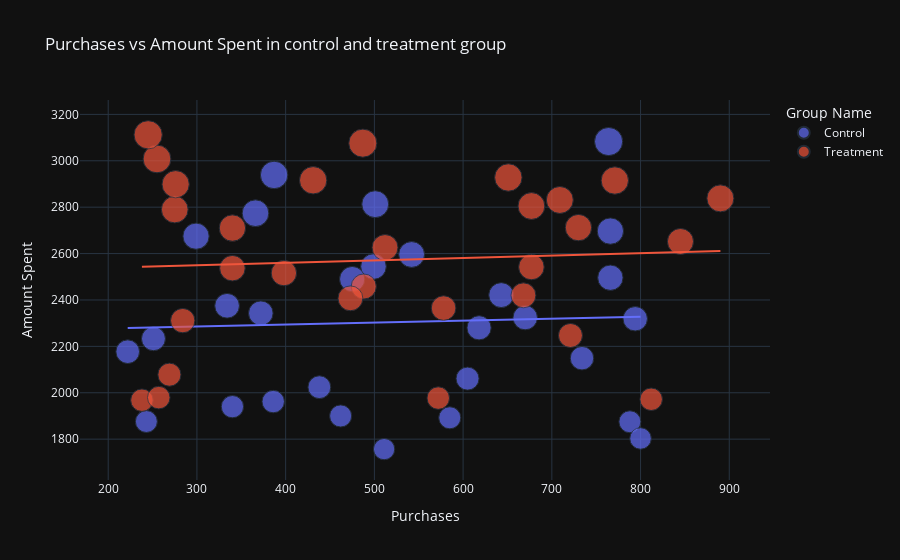

Notebook code for this chart:
### Code cell
fig = px.scatter(data_frame = Combined_dataframe, 
                    x="Purchases",
                    y="Amount Spent", 
                    size="Amount Spent", 
                    color= "Group Name", 
                    trendline="ols",
                    title="Purchases vs Amount Spent in control and treatment group")
fig.show()

### Figure 1 — Plotly figure (JSON) as saved in the notebook; plotly's stock layout.template omitted (floating-point values rounded to 4 significant figures)
{"data": [{"hovertemplate": "Group Name=Control<br>Purchases=%{x}<br>Amount Spent=%{marker.size}<extra></extra>", "legendgroup": "Control", "marker": {"color": "#636efa", "size": [2280, 1757, 2343, 1940, 3083, 2544, 1900, 2813, 2149, 2490, 2319, 2697, 1875, 2774, 2024, 2177, 1876, 2596, 2675, 1803, 2939, 2496, 1892, 1962, 2233, 2061, 2421, 2375, 2324], "sizemode": "area", "sizeref": 7.78, "symbol": "circle"}, "mode": "markers", "name": "Control", "orientation": "v", "showlegend": true, "type": "scatter", "x": [618, 511, 372, 340, 764, 499, 462, 501, 734, 475, 794, 766, 788, 366, 438, 222, 243, 542, 299, 800, 387, 766, 585, 386, 251, 605, 643, 334, 670], "xaxis": "x", "y": [2280, 1757, 2343, 1940, 3083, 2544, 1900, 2813, 2149, 2490, 2319, 2697, 1875, 2774, 2024, 2177, 1876, 2596, 2675, 1803, 2939, 2496, 1892, 1962, 2233, 2061, 2421, 2375, 2324], "yaxis": "y"}, {"hovertemplate": "<b>OLS trendline</b><br>Amount Spent = 0.0844729 * Purchases + 2259.91<br>R<sup>2</sup>=0.001849<br><br>Group Name=Control<br>Purchases=%{x}<br>Amount Spent=%{y} <b>(trend)</b><extra></extra>", "legendgroup": "Control", "marker": {"color": "#636efa", "symbol": "circle"}, "mode": "lines", "name": "Control", "showlegend": false, "type": "scatter", "x": [222, 243, 251, 299, 334, 340, 366, 372, 386, 387, 438, 462, 475, 499, 501, 511, 542, 585, 605, 618, 643, 670, 734, 764, 766, 766, 788, 794, 800], "xaxis": "x", "y": [2279.0, 2280.0, 2281.0, 2285.0, 2288.0, 2289.0, 2291.0, 2291.0, 2293.0, 2293.0, 2297.0, 2299.0, 2300.0, 2302.0, 2302.0, 2303.0, 2306.0, 2309.0, 2311.0, 2312.0, 2314.0, 2317.0, 2322.0, 2324.0, 2325.0, 2325.0, 2326.0, 2327.0, 2327.0], "yaxis": "y"}, {"hovertemplate": "Group Name=Treatment<br>Purchases=%{x}<br>Amount Spent=%{marker.size}<extra></extra>", "legendgroup": "Treatment", "marker": {"color": "#EF553B", "size": [3008, 2542, 2365, 2710, 2458, 2838, 2916, 2652, 2790, 2420, 2831, 1972, 2537, 2516, 3076, 1968, 1979, 2626, 2712, 3112, 2899, 2407, 2078, 2928, 2311, 2915, 2247, 2805, 1977], "sizemode": "area", "sizeref": 7.78, "symbol": "circle"}, "mode": "markers", "name": "Treatment", "orientation": "v", "showlegend": true, "type": "scatter", "x": [255, 677, 578, 340, 488, 890, 431, 845, 275, 668, 709, 812, 340, 398, 487, 238, 257, 512, 730, 245, 276, 473, 269, 651, 284, 771, 721, 677, 572], "xaxis": "x", "y": [3008, 2542, 2365, 2710, 2458, 2838, 2916, 2652, 2790, 2420, 2831, 1972, 2537, 2516, 3076, 1968, 1979, 2626, 2712, 3112, 2899, 2407, 2078, 2928, 2311, 2915, 2247, 2805, 1977], "yaxis": "y"}, {"hovertemplate": "<b>OLS trendline</b><br>Amount Spent = 0.104264 * Purchases + 2518.78<br>R<sup>2</sup>=0.003869<br><br>Group Name=Treatment<br>Purchases=%{x}<br>Amount Spent=%{y} <b>(trend)</b><extra></extra>", "legendgroup": "Treatment", "marker": {"color": "#EF553B", "symbol": "circle"}, "mode": "lines", "name": "Treatment", "showlegend": false, "type": "scatter", "x": [238, 245, 255, 257, 269, 275, 276, 284, 340, 340, 398, 431, 473, 487, 488, 512, 572, 578, 651, 668, 677, 677, 709, 721, 730, 771, 812, 845, 890], "xaxis": "x", "y": [2544.0, 2544.0, 2545.0, 2546.0, 2547.0, 2547.0, 2548.0, 2548.0, 2554.0, 2554.0, 2560.0, 2564.0, 2568.0, 2570.0, 2570.0, 2572.0, 2578.0, 2579.0, 2587.0, 2588.0, 2589.0, 2589.0, 2593.0, 2594.0, 2595.0, 2599.0, 2603.0, 2607.0, 2612.0], "yaxis": "y"}], "layout": {"legend": {"itemsizing": "constant", "title": {"text": "Group Name"}, "tracegroupgap": 0}, "title": {"text": "Purchases vs Amount Spent in control and treatment group"}, "xaxis": {"anchor": "y", "domain": [0, 1], "title": {"text": "Purchases"}}, "yaxis": {"anchor": "x", "domain": [0, 1], "title": {"text": "Amount Spent"}}}}
